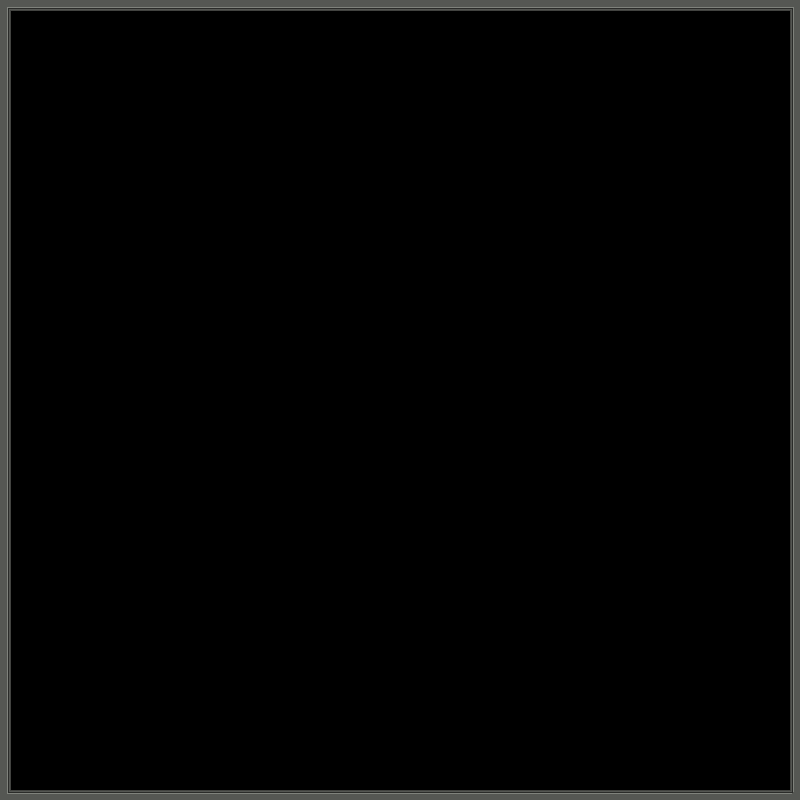
<?xml version="1.0" encoding="UTF-8"?>
<ui version="4.0">
 <class>MainWindow</class>
 <widget class="QMainWindow" name="MainWindow">
  <property name="windowModality">
   <enum>Qt::WindowModal</enum>
  </property>
  <property name="enabled">
   <bool>true</bool>
  </property>
  <property name="geometry">
   <rect>
    <x>0</x>
    <y>0</y>
    <width>800</width>
    <height>800</height>
   </rect>
  </property>
  <property name="sizePolicy">
   <sizepolicy hsizetype="Fixed" vsizetype="Fixed">
    <horstretch>1</horstretch>
    <verstretch>1</verstretch>
   </sizepolicy>
  </property>
  <property name="minimumSize">
   <size>
    <width>800</width>
    <height>800</height>
   </size>
  </property>
  <property name="maximumSize">
   <size>
    <width>800</width>
    <height>800</height>
   </size>
  </property>
  <property name="baseSize">
   <size>
    <width>800</width>
    <height>800</height>
   </size>
  </property>
  <property name="palette">
   <palette>
    <active>
     <colorrole role="WindowText">
      <brush brushstyle="SolidPattern">
       <color alpha="255">
        <red>255</red>
        <green>255</green>
        <blue>255</blue>
       </color>
      </brush>
     </colorrole>
     <colorrole role="Button">
      <brush brushstyle="SolidPattern">
       <color alpha="255">
        <red>85</red>
        <green>87</green>
        <blue>83</blue>
       </color>
      </brush>
     </colorrole>
     <colorrole role="Light">
      <brush brushstyle="SolidPattern">
       <color alpha="255">
        <red>127</red>
        <green>130</green>
        <blue>124</blue>
       </color>
      </brush>
     </colorrole>
     <colorrole role="Midlight">
      <brush brushstyle="SolidPattern">
       <color alpha="255">
        <red>106</red>
        <green>108</green>
        <blue>103</blue>
       </color>
      </brush>
     </colorrole>
     <colorrole role="Dark">
      <brush brushstyle="SolidPattern">
       <color alpha="255">
        <red>42</red>
        <green>43</green>
        <blue>41</blue>
       </color>
      </brush>
     </colorrole>
     <colorrole role="Mid">
      <brush brushstyle="SolidPattern">
       <color alpha="255">
        <red>57</red>
        <green>58</green>
        <blue>55</blue>
       </color>
      </brush>
     </colorrole>
     <colorrole role="Text">
      <brush brushstyle="SolidPattern">
       <color alpha="255">
        <red>255</red>
        <green>255</green>
        <blue>255</blue>
       </color>
      </brush>
     </colorrole>
     <colorrole role="BrightText">
      <brush brushstyle="SolidPattern">
       <color alpha="255">
        <red>255</red>
        <green>255</green>
        <blue>255</blue>
       </color>
      </brush>
     </colorrole>
     <colorrole role="ButtonText">
      <brush brushstyle="SolidPattern">
       <color alpha="255">
        <red>255</red>
        <green>255</green>
        <blue>255</blue>
       </color>
      </brush>
     </colorrole>
     <colorrole role="Base">
      <brush brushstyle="SolidPattern">
       <color alpha="255">
        <red>0</red>
        <green>0</green>
        <blue>0</blue>
       </color>
      </brush>
     </colorrole>
     <colorrole role="Window">
      <brush brushstyle="SolidPattern">
       <color alpha="255">
        <red>85</red>
        <green>87</green>
        <blue>83</blue>
       </color>
      </brush>
     </colorrole>
     <colorrole role="Shadow">
      <brush brushstyle="SolidPattern">
       <color alpha="255">
        <red>0</red>
        <green>0</green>
        <blue>0</blue>
       </color>
      </brush>
     </colorrole>
     <colorrole role="Highlight">
      <brush brushstyle="SolidPattern">
       <color alpha="255">
        <red>85</red>
        <green>87</green>
        <blue>83</blue>
       </color>
      </brush>
     </colorrole>
     <colorrole role="AlternateBase">
      <brush brushstyle="SolidPattern">
       <color alpha="255">
        <red>42</red>
        <green>43</green>
        <blue>41</blue>
       </color>
      </brush>
     </colorrole>
     <colorrole role="ToolTipBase">
      <brush brushstyle="SolidPattern">
       <color alpha="255">
        <red>255</red>
        <green>255</green>
        <blue>220</blue>
       </color>
      </brush>
     </colorrole>
     <colorrole role="ToolTipText">
      <brush brushstyle="SolidPattern">
       <color alpha="255">
        <red>0</red>
        <green>0</green>
        <blue>0</blue>
       </color>
      </brush>
     </colorrole>
     <colorrole role="PlaceholderText">
      <brush brushstyle="SolidPattern">
       <color alpha="128">
        <red>255</red>
        <green>255</green>
        <blue>255</blue>
       </color>
      </brush>
     </colorrole>
    </active>
    <inactive>
     <colorrole role="WindowText">
      <brush brushstyle="SolidPattern">
       <color alpha="255">
        <red>255</red>
        <green>255</green>
        <blue>255</blue>
       </color>
      </brush>
     </colorrole>
     <colorrole role="Button">
      <brush brushstyle="SolidPattern">
       <color alpha="255">
        <red>85</red>
        <green>87</green>
        <blue>83</blue>
       </color>
      </brush>
     </colorrole>
     <colorrole role="Light">
      <brush brushstyle="SolidPattern">
       <color alpha="255">
        <red>127</red>
        <green>130</green>
        <blue>124</blue>
       </color>
      </brush>
     </colorrole>
     <colorrole role="Midlight">
      <brush brushstyle="SolidPattern">
       <color alpha="255">
        <red>106</red>
        <green>108</green>
        <blue>103</blue>
       </color>
      </brush>
     </colorrole>
     <colorrole role="Dark">
      <brush brushstyle="SolidPattern">
       <color alpha="255">
        <red>42</red>
        <green>43</green>
        <blue>41</blue>
       </color>
      </brush>
     </colorrole>
     <colorrole role="Mid">
      <brush brushstyle="SolidPattern">
       <color alpha="255">
        <red>57</red>
        <green>58</green>
        <blue>55</blue>
       </color>
      </brush>
     </colorrole>
     <colorrole role="Text">
      <brush brushstyle="SolidPattern">
       <color alpha="255">
        <red>255</red>
        <green>255</green>
        <blue>255</blue>
       </color>
      </brush>
     </colorrole>
     <colorrole role="BrightText">
      <brush brushstyle="SolidPattern">
       <color alpha="255">
        <red>255</red>
        <green>255</green>
        <blue>255</blue>
       </color>
      </brush>
     </colorrole>
     <colorrole role="ButtonText">
      <brush brushstyle="SolidPattern">
       <color alpha="255">
        <red>255</red>
        <green>255</green>
        <blue>255</blue>
       </color>
      </brush>
     </colorrole>
     <colorrole role="Base">
      <brush brushstyle="SolidPattern">
       <color alpha="255">
        <red>0</red>
        <green>0</green>
        <blue>0</blue>
       </color>
      </brush>
     </colorrole>
     <colorrole role="Window">
      <brush brushstyle="SolidPattern">
       <color alpha="255">
        <red>85</red>
        <green>87</green>
        <blue>83</blue>
       </color>
      </brush>
     </colorrole>
     <colorrole role="Shadow">
      <brush brushstyle="SolidPattern">
       <color alpha="255">
        <red>0</red>
        <green>0</green>
        <blue>0</blue>
       </color>
      </brush>
     </colorrole>
     <colorrole role="Highlight">
      <brush brushstyle="SolidPattern">
       <color alpha="255">
        <red>85</red>
        <green>87</green>
        <blue>83</blue>
       </color>
      </brush>
     </colorrole>
     <colorrole role="AlternateBase">
      <brush brushstyle="SolidPattern">
       <color alpha="255">
        <red>42</red>
        <green>43</green>
        <blue>41</blue>
       </color>
      </brush>
     </colorrole>
     <colorrole role="ToolTipBase">
      <brush brushstyle="SolidPattern">
       <color alpha="255">
        <red>255</red>
        <green>255</green>
        <blue>220</blue>
       </color>
      </brush>
     </colorrole>
     <colorrole role="ToolTipText">
      <brush brushstyle="SolidPattern">
       <color alpha="255">
        <red>0</red>
        <green>0</green>
        <blue>0</blue>
       </color>
      </brush>
     </colorrole>
     <colorrole role="PlaceholderText">
      <brush brushstyle="SolidPattern">
       <color alpha="128">
        <red>255</red>
        <green>255</green>
        <blue>255</blue>
       </color>
      </brush>
     </colorrole>
    </inactive>
    <disabled>
     <colorrole role="WindowText">
      <brush brushstyle="SolidPattern">
       <color alpha="255">
        <red>42</red>
        <green>43</green>
        <blue>41</blue>
       </color>
      </brush>
     </colorrole>
     <colorrole role="Button">
      <brush brushstyle="SolidPattern">
       <color alpha="255">
        <red>85</red>
        <green>87</green>
        <blue>83</blue>
       </color>
      </brush>
     </colorrole>
     <colorrole role="Light">
      <brush brushstyle="SolidPattern">
       <color alpha="255">
        <red>127</red>
        <green>130</green>
        <blue>124</blue>
       </color>
      </brush>
     </colorrole>
     <colorrole role="Midlight">
      <brush brushstyle="SolidPattern">
       <color alpha="255">
        <red>106</red>
        <green>108</green>
        <blue>103</blue>
       </color>
      </brush>
     </colorrole>
     <colorrole role="Dark">
      <brush brushstyle="SolidPattern">
       <color alpha="255">
        <red>42</red>
        <green>43</green>
        <blue>41</blue>
       </color>
      </brush>
     </colorrole>
     <colorrole role="Mid">
      <brush brushstyle="SolidPattern">
       <color alpha="255">
        <red>57</red>
        <green>58</green>
        <blue>55</blue>
       </color>
      </brush>
     </colorrole>
     <colorrole role="Text">
      <brush brushstyle="SolidPattern">
       <color alpha="255">
        <red>42</red>
        <green>43</green>
        <blue>41</blue>
       </color>
      </brush>
     </colorrole>
     <colorrole role="BrightText">
      <brush brushstyle="SolidPattern">
       <color alpha="255">
        <red>255</red>
        <green>255</green>
        <blue>255</blue>
       </color>
      </brush>
     </colorrole>
     <colorrole role="ButtonText">
      <brush brushstyle="SolidPattern">
       <color alpha="255">
        <red>42</red>
        <green>43</green>
        <blue>41</blue>
       </color>
      </brush>
     </colorrole>
     <colorrole role="Base">
      <brush brushstyle="SolidPattern">
       <color alpha="255">
        <red>85</red>
        <green>87</green>
        <blue>83</blue>
       </color>
      </brush>
     </colorrole>
     <colorrole role="Window">
      <brush brushstyle="SolidPattern">
       <color alpha="255">
        <red>85</red>
        <green>87</green>
        <blue>83</blue>
       </color>
      </brush>
     </colorrole>
     <colorrole role="Shadow">
      <brush brushstyle="SolidPattern">
       <color alpha="255">
        <red>0</red>
        <green>0</green>
        <blue>0</blue>
       </color>
      </brush>
     </colorrole>
     <colorrole role="Highlight">
      <brush brushstyle="SolidPattern">
       <color alpha="255">
        <red>145</red>
        <green>145</green>
        <blue>145</blue>
       </color>
      </brush>
     </colorrole>
     <colorrole role="AlternateBase">
      <brush brushstyle="SolidPattern">
       <color alpha="255">
        <red>85</red>
        <green>87</green>
        <blue>83</blue>
       </color>
      </brush>
     </colorrole>
     <colorrole role="ToolTipBase">
      <brush brushstyle="SolidPattern">
       <color alpha="255">
        <red>255</red>
        <green>255</green>
        <blue>220</blue>
       </color>
      </brush>
     </colorrole>
     <colorrole role="ToolTipText">
      <brush brushstyle="SolidPattern">
       <color alpha="255">
        <red>0</red>
        <green>0</green>
        <blue>0</blue>
       </color>
      </brush>
     </colorrole>
     <colorrole role="PlaceholderText">
      <brush brushstyle="SolidPattern">
       <color alpha="128">
        <red>255</red>
        <green>255</green>
        <blue>255</blue>
       </color>
      </brush>
     </colorrole>
    </disabled>
   </palette>
  </property>
  <property name="font">
   <font>
    <weight>50</weight>
    <bold>false</bold>
   </font>
  </property>
  <property name="contextMenuPolicy">
   <enum>Qt::PreventContextMenu</enum>
  </property>
  <property name="windowTitle">
   <string>main</string>
  </property>
  <property name="windowOpacity">
   <double>1.000000000000000</double>
  </property>
  <property name="whatsThis">
   <string/>
  </property>
  <property name="autoFillBackground">
   <bool>false</bool>
  </property>
  <property name="toolButtonStyle">
   <enum>Qt::ToolButtonIconOnly</enum>
  </property>
  <property name="documentMode">
   <bool>false</bool>
  </property>
  <property name="tabShape">
   <enum>QTabWidget::Rounded</enum>
  </property>
  <property name="unifiedTitleAndToolBarOnMac">
   <bool>true</bool>
  </property>
  <widget class="QWidget" name="centralwidget">
   <widget class="QGraphicsView" name="graphicsView">
    <property name="geometry">
     <rect>
      <x>10</x>
      <y>10</y>
      <width>781</width>
      <height>781</height>
     </rect>
    </property>
    <property name="sizePolicy">
     <sizepolicy hsizetype="Maximum" vsizetype="Maximum">
      <horstretch>0</horstretch>
      <verstretch>0</verstretch>
     </sizepolicy>
    </property>
    <property name="minimumSize">
     <size>
      <width>781</width>
      <height>781</height>
     </size>
    </property>
    <property name="maximumSize">
     <size>
      <width>781</width>
      <height>781</height>
     </size>
    </property>
    <property name="baseSize">
     <size>
      <width>781</width>
      <height>781</height>
     </size>
    </property>
   </widget>
   <widget class="Line" name="line_2">
    <property name="geometry">
     <rect>
      <x>9</x>
      <y>6</y>
      <width>785</width>
      <height>5</height>
     </rect>
    </property>
    <property name="frameShadow">
     <enum>QFrame::Raised</enum>
    </property>
    <property name="orientation">
     <enum>Qt::Horizontal</enum>
    </property>
   </widget>
   <widget class="Line" name="line_3">
    <property name="geometry">
     <rect>
      <x>6</x>
      <y>7</y>
      <width>5</width>
      <height>787</height>
     </rect>
    </property>
    <property name="layoutDirection">
     <enum>Qt::LeftToRight</enum>
    </property>
    <property name="frameShadow">
     <enum>QFrame::Raised</enum>
    </property>
    <property name="orientation">
     <enum>Qt::Vertical</enum>
    </property>
   </widget>
   <widget class="Line" name="line_1">
    <property name="geometry">
     <rect>
      <x>8</x>
      <y>792</y>
      <width>785</width>
      <height>3</height>
     </rect>
    </property>
    <property name="sizePolicy">
     <sizepolicy hsizetype="Maximum" vsizetype="Fixed">
      <horstretch>0</horstretch>
      <verstretch>0</verstretch>
     </sizepolicy>
    </property>
    <property name="frameShadow">
     <enum>QFrame::Sunken</enum>
    </property>
    <property name="lineWidth">
     <number>1</number>
    </property>
    <property name="midLineWidth">
     <number>0</number>
    </property>
    <property name="orientation">
     <enum>Qt::Horizontal</enum>
    </property>
   </widget>
   <widget class="Line" name="line_4">
    <property name="geometry">
     <rect>
      <x>791</x>
      <y>7</y>
      <width>5</width>
      <height>786</height>
     </rect>
    </property>
    <property name="sizePolicy">
     <sizepolicy hsizetype="Preferred" vsizetype="Minimum">
      <horstretch>0</horstretch>
      <verstretch>0</verstretch>
     </sizepolicy>
    </property>
    <property name="font">
     <font>
      <weight>50</weight>
      <bold>false</bold>
      <stylestrategy>PreferAntialias</stylestrategy>
     </font>
    </property>
    <property name="contextMenuPolicy">
     <enum>Qt::CustomContextMenu</enum>
    </property>
    <property name="layoutDirection">
     <enum>Qt::RightToLeft</enum>
    </property>
    <property name="autoFillBackground">
     <bool>false</bool>
    </property>
    <property name="frameShadow">
     <enum>QFrame::Sunken</enum>
    </property>
    <property name="lineWidth">
     <number>1</number>
    </property>
    <property name="orientation">
     <enum>Qt::Vertical</enum>
    </property>
   </widget>
   <zorder>line_1</zorder>
   <zorder>graphicsView</zorder>
   <zorder>line_3</zorder>
   <zorder>line_4</zorder>
   <zorder>line_2</zorder>
  </widget>
 </widget>
 <resources/>
 <connections/>
</ui>
